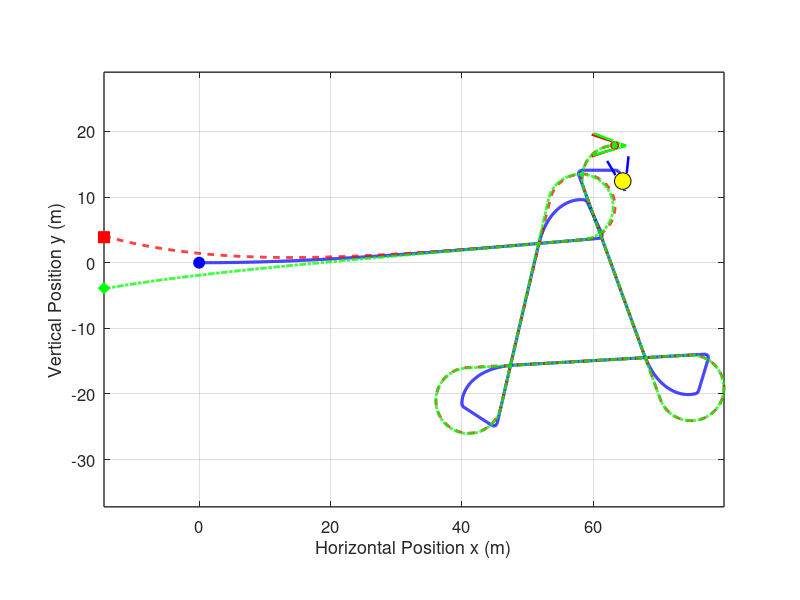

The MATLAB script that drew this image: (Note: this script raises an error after producing the figure.)
% strategy_2_realistic_radius.m
% Part 2: Cooperative Pair Hunting (Pure Pursuit + Lead Pursuit Pincer)
clear; clc; close all;
addpath(fileparts(mfilename('fullpath')));

%% 1. Model Parameters
v_p = 60 / 3.6;          % Pursuer speed (16.67 m/s)
v_e = 50 / 3.6;          % Evader speed (13.89 m/s)
R_p = 5.0;               % Pursuer min turning radius (m) - Realistic biological limit
R_e = 0.5;               % Evader min turning radius (m)

w_p_max = v_p / R_p;     % Max angular velocity of pursuer (3.33 rad/s)
w_e_max = v_e / R_e;     % Max angular velocity of evader (27.78 rad/s)

l_cap = 1.0;             % Capture radius (m)
r_det = 25.0;            % Initial detection distance (m) [15, 50]
r_jink = 2.5;            % Critical jink distance (m) - Set to optimal
tau_max = 0.6;           % Max look-ahead time for P2 lead pursuit (s)
T_max = 15.0;            % Raptor stamina limit (s)
dt = 0.005;              % Time step (s)
N = round(T_max / dt);
start_distances = [15, 20, 25, 30, 35];
flank_angles = deg2rad([15, 20, 25, 30, 35]);
strategy_root = fileparts(fileparts(mfilename('fullpath')));
plot_folder = fullfile(strategy_root, 'plots', 'realistic');
animation_folder = fullfile(strategy_root, 'animations', 'realistic');
if ~exist(plot_folder, 'dir')
    mkdir(plot_folder);
end
if ~exist(animation_folder, 'dir')
    mkdir(animation_folder);
end
final_capture_times = zeros(1, numel(start_distances));

for scenario = 1:5
r_det = start_distances(scenario);
%% 2. Initial Conditions (t = 0)
alpha = flank_angles(scenario);

% Preallocate state arrays
x_E  = zeros(1, N); y_E  = zeros(1, N); theta_E  = zeros(1, N);
x_P1 = zeros(1, N); y_P1 = zeros(1, N); theta_P1 = zeros(1, N);
x_P2 = zeros(1, N); y_P2 = zeros(1, N); theta_P2 = zeros(1, N);
d1 = zeros(1, N); d2 = zeros(1, N);
t_vec = (0:N-1) * dt;

% Evader starts at origin facing +x
x_E(1) = 0; y_E(1) = 0; theta_E(1) = 0;

% Pursuer 1 (Top/Left Flank) & Pursuer 2 (Bottom/Right Flank)
x_P1(1) = -r_det * cos(alpha);  y_P1(1) =  r_det * sin(alpha);  theta_P1(1) = 0;
x_P2(1) = -r_det * cos(-alpha); y_P2(1) =  r_det * sin(-alpha); theta_P2(1) = 0;

captured = false;
end_idx = N;

% Evasion state variables
is_jinking = false;
theta_target = 0;
optimal_angle = deg2rad(110); % Optimal inside cut angle found via sweep

%% 3. Time-Stepping Simulation Loop (Forward Euler)
for k = 1:N-1
    d1(k) = hypot(x_E(k) - x_P1(k), y_E(k) - y_P1(k));
    d2(k) = hypot(x_E(k) - x_P2(k), y_E(k) - y_P2(k));
    
    if min(d1(k), d2(k)) <= l_cap
        captured = true;
        end_idx = k;
        break;
    end
    
    % --- Pursuer 1 Control: Pure Pursuit (Direct Line-of-Sight) ---
    theta_LOS1 = atan2(y_E(k) - y_P1(k), x_E(k) - x_P1(k));
    dtheta_P1 = atan2(sin(theta_LOS1 - theta_P1(k)), cos(theta_LOS1 - theta_P1(k)));
    if abs(dtheta_P1) <= w_p_max * dt
        w_P1 = dtheta_P1 / dt;
    else
        w_P1 = w_p_max * sign(dtheta_P1);
    end
    
    % --- Pursuer 2 Control: Cooperative Lead Pursuit ---
    tau = min(tau_max, d2(k) / v_p);
    x_lead = x_E(k) + tau * v_e * cos(theta_E(k));
    y_lead = y_E(k) + tau * v_e * sin(theta_E(k));
    
    theta_LOS2 = atan2(y_lead - y_P2(k), x_lead - x_P2(k));
    dtheta_P2 = atan2(sin(theta_LOS2 - theta_P2(k)), cos(theta_LOS2 - theta_P2(k)));
    if abs(dtheta_P2) <= w_p_max * dt
        w_P2 = dtheta_P2 / dt;
    else
        w_P2 = w_p_max * sign(dtheta_P2);
    end
    
    % --- Evader Control (Inside Cut with Reset) ---
    if is_jinking && min(d1(k), d2(k)) > (r_jink + 1.5)
        is_jinking = false; % Reset to flee mode once raptor overshoots
    end

    if ~is_jinking && (d1(k) <= r_jink || d2(k) <= r_jink)
        is_jinking = true;
        if d1(k) <= d2(k)
            % Threat is P1. Inside cut 110 degrees relative to P1.
            theta_target = theta_LOS1 + optimal_angle; 
        else
            % Threat is P2. Inside cut 110 degrees relative to P2.
            theta_target = theta_LOS2 - optimal_angle; 
        end
    end

    if is_jinking
        dtheta_E = atan2(sin(theta_target - theta_E(k)), cos(theta_target - theta_E(k)));
        if abs(dtheta_E) <= w_e_max * dt
            w_E = dtheta_E / dt;
        else
            w_E = w_e_max * sign(dtheta_E);
        end
    else
        % When safe, flee along the threat bisector
        vx_threat = (x_E(k) - x_P1(k))/d1(k) + (x_E(k) - x_P2(k))/d2(k);
        vy_threat = (y_E(k) - y_P1(k))/d1(k) + (y_E(k) - y_P2(k))/d2(k);
        theta_flee = atan2(vy_threat, vx_threat);
        dtheta_E = atan2(sin(theta_flee - theta_E(k)), cos(theta_flee - theta_E(k)));
        if abs(dtheta_E) <= w_e_max * dt
            w_E = dtheta_E / dt;
        else
            w_E = w_e_max * sign(dtheta_E);
        end
    end
    
    % --- Euler Kinematic Updates ---
    x_P1(k+1) = x_P1(k) + v_p * cos(theta_P1(k)) * dt;
    y_P1(k+1) = y_P1(k) + v_p * sin(theta_P1(k)) * dt;
    theta_P1(k+1) = theta_P1(k) + w_P1 * dt;
    
    x_P2(k+1) = x_P2(k) + v_p * cos(theta_P2(k)) * dt;
    y_P2(k+1) = y_P2(k) + v_p * sin(theta_P2(k)) * dt;
    theta_P2(k+1) = theta_P2(k) + w_P2 * dt;
    
    x_E(k+1) = x_E(k) + v_e * cos(theta_E(k)) * dt;
    y_E(k+1) = y_E(k) + v_e * sin(theta_E(k)) * dt;
    theta_E(k+1) = theta_E(k) + w_E * dt;
end

d1(end_idx) = hypot(x_E(end_idx) - x_P1(end_idx), y_E(end_idx) - y_P1(end_idx));
d2(end_idx) = hypot(x_E(end_idx) - x_P2(end_idx), y_E(end_idx) - y_P2(end_idx));
final_capture_times(scenario) = t_vec(end_idx);

%% 4. Figure 1: Combined 2D Trajectory Plot (All 3 Players on Same Axis)
figure('Color', 'w', 'Position', [80, 80, 1050, 700]);
hold on; grid on; axis equal;

% Plot all 3 trajectories on the same axis
plot(x_E(1:end_idx),  y_E(1:end_idx),  'b-',  'LineWidth', 2.2, 'DisplayName', 'Evader (E)');
plot(x_P1(1:end_idx), y_P1(1:end_idx), 'r--', 'LineWidth', 2.0, 'DisplayName', 'Raptor 1 (P_1 - Pure Pursuit)');
plot(x_P2(1:end_idx), y_P2(1:end_idx), 'g-.', 'LineWidth', 2.0, 'DisplayName', 'Raptor 2 (P_2 - Lead Pursuit)');



% Plot Start Positions (t = 0)
plot(x_E(1),  y_E(1),  'bo', 'MarkerSize', 8, 'MarkerFaceColor', 'b', 'HandleVisibility', 'off');
plot(x_P1(1), y_P1(1), 'rs', 'MarkerSize', 8, 'MarkerFaceColor', 'r', 'HandleVisibility', 'off');
plot(x_P2(1), y_P2(1), 'gd', 'MarkerSize', 8, 'MarkerFaceColor', 'g', 'HandleVisibility', 'off');

% Plot Final/Capture Positions
plot(x_E(end_idx),  y_E(end_idx),  'ko', 'MarkerSize', 12, ...
    'MarkerFaceColor', 'y', 'DisplayName', 'Capture Point / End of Chase');
plot(x_P1(end_idx), y_P1(end_idx), 'ro', 'MarkerSize', 6, 'MarkerFaceColor', 'r', 'HandleVisibility', 'off');
plot(x_P2(end_idx), y_P2(end_idx), 'go', 'MarkerSize', 6, 'MarkerFaceColor', 'g', 'HandleVisibility', 'off');

% Plot Capture Radius Circle around Evader's Final Position
th_circ = linspace(0, 2*pi, 100);
plot(x_E(end_idx) + l_cap*cos(th_circ), y_E(end_idx) + l_cap*sin(th_circ), ...
    'm--', 'LineWidth', 2.2, 'DisplayName', 'Capture Radius (1.0 m)');

% Show each player's final heading as a single colored arrow.
quiver(x_E(end_idx), y_E(end_idx), cos(theta_E(end_idx)), sin(theta_E(end_idx)), ...
    1.5, 'b', 'LineWidth', 1.8, 'MaxHeadSize', 2, 'HandleVisibility', 'off');
quiver(x_P1(end_idx), y_P1(end_idx), cos(theta_P1(end_idx)), sin(theta_P1(end_idx)), ...
    1.5, 'r', 'LineWidth', 1.8, 'MaxHeadSize', 2, 'HandleVisibility', 'off');
quiver(x_P2(end_idx), y_P2(end_idx), cos(theta_P2(end_idx)), sin(theta_P2(end_idx)), ...
    1.5, 'g', 'LineWidth', 1.8, 'MaxHeadSize', 2, 'HandleVisibility', 'off');

set(gca, 'FontSize', 12, 'LineWidth', 1.0, 'Box', 'on');
xlabel('Horizontal Position x (m)', 'FontSize', 13);
ylabel('Vertical Position y (m)', 'FontSize', 13);
title(sprintf('Part 2: Pair Hunting Trajectories (r_{det} = %.0f m, t_{final} = %.2f s, Min Dist = %.2f m)', ...
    r_det, t_vec(end_idx), min([d1(1:end_idx), d2(1:end_idx)], [], 'all')), 'FontSize', 14);
legend('Location', 'best');
exportgraphics(gcf, fullfile(plot_folder, sprintf('strategy_2_trajectory_%d_realistic.png', scenario)), 'Resolution', 200);
create_trajectory_animation_2(t_vec(1:end_idx), x_E(1:end_idx), y_E(1:end_idx), ...
    theta_E(1:end_idx), x_P1(1:end_idx), y_P1(1:end_idx), theta_P1(1:end_idx), ...
    x_P2(1:end_idx), y_P2(1:end_idx), theta_P2(1:end_idx), r_det, l_cap, ...
    fullfile(animation_folder, sprintf('scenario_%d.mp4', scenario)));

%% 5. Figure 2: Separation Distance Plot
figure('Color', 'w', 'Position', [180, 120, 850, 550]);
hold on; grid on;
plot(t_vec(1:end_idx), d1(1:end_idx), 'r-', 'LineWidth', 1.8, 'DisplayName', 'd_1(t) (Raptor 1)');
plot(t_vec(1:end_idx), d2(1:end_idx), 'g-', 'LineWidth', 1.8, 'DisplayName', 'd_2(t) (Raptor 2)');
yline(l_cap, 'k--', 'Capture Threshold (l = 1.0 m)', 'LineWidth', 1.5, 'HandleVisibility', 'off');
yline(r_jink, 'b:', sprintf('Jink Trigger (r_{jink} = %.1f m)', r_jink), 'LineWidth', 1.5, 'HandleVisibility', 'off');
set(gca, 'FontSize', 12, 'LineWidth', 1.0, 'Box', 'on');
xlabel('Time t (s)', 'FontSize', 13);
ylabel('Distance to Prey (m)', 'FontSize', 13);
title(sprintf('Part 2: Pair Separation Distances vs. Time (t_{final} = %.2f s)', ...
    final_capture_times(scenario)), 'FontSize', 14);
legend('Location', 'southoutside', 'NumColumns', 2);
exportgraphics(gcf, fullfile(plot_folder, sprintf('strategy_2_separation_%d_realistic.png', scenario)), 'Resolution', 200);
close all;
end

%% 6. Jink-Distance Sweep: Capture Time Histogram
jink_distances = 1.0:0.25:8.0;
capture_times = zeros(5, numel(jink_distances));

for scenario = 1:5
    for j = 1:numel(jink_distances)
        capture_times(scenario, j) = simulate_capture_time( ...
            start_distances(scenario), flank_angles(scenario), ...
            jink_distances(j), v_p, v_e, R_p, R_e, l_cap, ...
            tau_max, T_max, dt);
    end
end

figure('Color', 'w', 'Position', [80, 80, 1200, 850]);
for scenario = 1:5
    subplot(3, 2, scenario);
    bar(jink_distances, capture_times(scenario, :), 1.0, ...
        'FaceColor', [0.25, 0.65, 0.35], 'EdgeColor', 'none');
    hold on; grid on;

    [max_capture_time, max_idx] = max(capture_times(scenario, :));
    plot(jink_distances(max_idx), max_capture_time, 'r^', ...
        'MarkerSize', 9, 'MarkerFaceColor', 'r');
    xline(jink_distances(max_idx), 'r--', 'LineWidth', 1.2);

    xlabel('Jink distance (m)');
    ylabel('Capture time (s)');
    title(sprintf('Scenario %d (r_{det} = %.0f m, t_{final} = %.2f s)', ...
        scenario, start_distances(scenario), final_capture_times(scenario)));
    legend('Capture time', sprintf('Maximum: %.2f m', jink_distances(max_idx)), ...
        'Location', 'best');
    set(gca, 'FontSize', 10, 'Box', 'on');
end

sgtitle('Strategy 2: Capture Time for a Range of Jink Distances (final times shown per scenario)');
exportgraphics(gcf, fullfile(plot_folder, 'strategy_2_jink_distance_capture_time_realistic.png'), ...
    'Resolution', 200);
close all;

fprintf('Strategy 2 maximum capture times by scenario:\n');
for scenario = 1:5
    [max_capture_time, max_idx] = max(capture_times(scenario, :));
    fprintf('  Scenario %d: %.2f m jink distance -> %.2f s capture time\n', ...
        scenario, jink_distances(max_idx), max_capture_time);
end

%% 7. Jink-Angle Sweep: Capture Time Histogram
angle_offsets = deg2rad(0:5:180);
angle_capture_times = zeros(5, numel(angle_offsets));

for scenario = 1:5
    for j = 1:numel(angle_offsets)
        angle_capture_times(scenario, j) = simulate_capture_time_angle( ...
            start_distances(scenario), flank_angles(scenario), r_jink, ...
            angle_offsets(j), v_p, v_e, R_p, R_e, l_cap, tau_max, ...
            T_max, dt);
    end
end

figure('Color', 'w', 'Position', [80, 80, 1200, 850]);
for scenario = 1:5
    subplot(3, 2, scenario);
    bar(rad2deg(angle_offsets), angle_capture_times(scenario, :), 1.0, ...
        'FaceColor', [0.75, 0.45, 0.20], 'EdgeColor', 'none');
    hold on; grid on;

    [max_capture_time, max_idx] = max(angle_capture_times(scenario, :));
    plot(rad2deg(angle_offsets(max_idx)), max_capture_time, 'r^', ...
        'MarkerSize', 9, 'MarkerFaceColor', 'r');
    xline(rad2deg(angle_offsets(max_idx)), 'r--', 'LineWidth', 1.2);

    xlabel('Jink angle offset (degrees)');
    ylabel('Capture time (s)');
    title(sprintf('Scenario %d (r_{det} = %.0f m, t_{final} = %.2f s)', ...
        scenario, start_distances(scenario), final_capture_times(scenario)));
    legend('Capture time', sprintf('Maximum: %.0f deg', ...
        rad2deg(angle_offsets(max_idx))), 'Location', 'best');
    set(gca, 'FontSize', 10, 'Box', 'on');
end

sgtitle(sprintf('Strategy 2: Capture Time by Jink Angle (r_{jink} = %.1f m)', ...
    r_jink));
exportgraphics(gcf, fullfile(plot_folder, 'strategy_2_jink_angle_capture_time_realistic.png'), ...
    'Resolution', 200);
close all;

fprintf('Strategy 2 maximum capture angles by scenario:\n');
for scenario = 1:5
    [max_capture_time, max_idx] = max(angle_capture_times(scenario, :));
    fprintf('  Scenario %d: %.0f degree angle -> %.2f s capture time\n', ...
        scenario, rad2deg(angle_offsets(max_idx)), max_capture_time);
end

function capture_time = simulate_capture_time(r_det, alpha, r_jink, ...
    v_p, v_e, R_p, R_e, l_cap, tau_max, T_max, dt)
    w_p_max = v_p / R_p;
    w_e_max = v_e / R_e;
    N = round(T_max / dt);

    x_E = 0; y_E = 0; theta_E = 0;
    x_P1 = -r_det * cos(alpha); y_P1 = r_det * sin(alpha); theta_P1 = 0;
    x_P2 = -r_det * cos(-alpha); y_P2 = r_det * sin(-alpha); theta_P2 = 0;
    capture_time = T_max;
    
    is_jinking = false;
    theta_target = 0;

    for k = 1:N-1
        d1 = hypot(x_E - x_P1, y_E - y_P1);
        d2 = hypot(x_E - x_P2, y_E - y_P2);
        if min(d1, d2) <= l_cap
            capture_time = (k - 1) * dt;
            return;
        end

        theta_LOS1 = atan2(y_E - y_P1, x_E - x_P1);
        dtheta_P1 = atan2(sin(theta_LOS1 - theta_P1), cos(theta_LOS1 - theta_P1));
        if abs(dtheta_P1) <= w_p_max * dt
            w_P1 = dtheta_P1 / dt;
        else
            w_P1 = w_p_max * sign(dtheta_P1);
        end

        tau = min(tau_max, d2 / v_p);
        x_lead = x_E + tau * v_e * cos(theta_E);
        y_lead = y_E + tau * v_e * sin(theta_E);
        theta_LOS2 = atan2(y_lead - y_P2, x_lead - x_P2);
        dtheta_P2 = atan2(sin(theta_LOS2 - theta_P2), cos(theta_LOS2 - theta_P2));
        if abs(dtheta_P2) <= w_p_max * dt
            w_P2 = dtheta_P2 / dt;
        else
            w_P2 = w_p_max * sign(dtheta_P2);
        end

        % --- Evader Control (Inside Cut with Reset) ---
        if is_jinking && min(d1, d2) > (r_jink + 1.5)
            is_jinking = false; % Reset when safe
        end

        if ~is_jinking && (d1 <= r_jink || d2 <= r_jink)
            is_jinking = true;
            if d1 <= d2
                % Threat is P1. Inside cut 110 degrees relative to P1.
                theta_target = theta_LOS1 + deg2rad(110); 
            else
                % Threat is P2. Inside cut 110 degrees relative to P2.
                theta_target = theta_LOS2 - deg2rad(110); 
            end
        end

        if is_jinking
            dtheta_E = atan2(sin(theta_target - theta_E), cos(theta_target - theta_E));
            if abs(dtheta_E) <= w_e_max * dt
                w_E = dtheta_E / dt;
            else
                w_E = w_e_max * sign(dtheta_E);
            end
        else
            vx_threat = (x_E - x_P1) / d1 + (x_E - x_P2) / d2;
            vy_threat = (y_E - y_P1) / d1 + (y_E - y_P2) / d2;
            theta_flee = atan2(vy_threat, vx_threat);
            dtheta_E = atan2(sin(theta_flee - theta_E), cos(theta_flee - theta_E));
            if abs(dtheta_E) <= w_e_max * dt
                w_E = dtheta_E / dt;
            else
                w_E = w_e_max * sign(dtheta_E);
            end
        end

        x_P1 = x_P1 + v_p * cos(theta_P1) * dt;
        y_P1 = y_P1 + v_p * sin(theta_P1) * dt;
        theta_P1 = theta_P1 + w_P1 * dt;
        x_P2 = x_P2 + v_p * cos(theta_P2) * dt;
        y_P2 = y_P2 + v_p * sin(theta_P2) * dt;
        theta_P2 = theta_P2 + w_P2 * dt;
        x_E = x_E + v_e * cos(theta_E) * dt;
        y_E = y_E + v_e * sin(theta_E) * dt;
        theta_E = theta_E + w_E * dt;
    end
end

function capture_time = simulate_capture_time_angle(r_det, alpha, r_jink, ...
    angle_offset, v_p, v_e, R_p, R_e, l_cap, tau_max, T_max, dt)
    w_p_max = v_p / R_p;
    w_e_max = v_e / R_e;
    N = round(T_max / dt);

    x_E = 0; y_E = 0; theta_E = 0;
    x_P1 = -r_det * cos(alpha); y_P1 = r_det * sin(alpha); theta_P1 = 0;
    x_P2 = -r_det * cos(-alpha); y_P2 = r_det * sin(-alpha); theta_P2 = 0;
    capture_time = T_max;
    
    is_jinking = false;
    theta_target = 0;

    for k = 1:N-1
        d1 = hypot(x_E - x_P1, y_E - y_P1);
        d2 = hypot(x_E - x_P2, y_E - y_P2);
        if min(d1, d2) <= l_cap
            capture_time = (k - 1) * dt;
            return;
        end

        theta_LOS1 = atan2(y_E - y_P1, x_E - x_P1);
        dtheta_P1 = atan2(sin(theta_LOS1 - theta_P1), cos(theta_LOS1 - theta_P1));
        if abs(dtheta_P1) <= w_p_max * dt
            w_P1 = dtheta_P1 / dt;
        else
            w_P1 = w_p_max * sign(dtheta_P1);
        end

        tau = min(tau_max, d2 / v_p);
        x_lead = x_E + tau * v_e * cos(theta_E);
        y_lead = y_E + tau * v_e * sin(theta_E);
        theta_LOS2 = atan2(y_lead - y_P2, x_lead - x_P2);
        dtheta_P2 = atan2(sin(theta_LOS2 - theta_P2), cos(theta_LOS2 - theta_P2));
        if abs(dtheta_P2) <= w_p_max * dt
            w_P2 = dtheta_P2 / dt;
        else
            w_P2 = w_p_max * sign(dtheta_P2);
        end

        % --- Evader Control (Angle Sweep with Reset) ---
        if is_jinking && min(d1, d2) > (r_jink + 1.5)
            is_jinking = false;
        end

        if ~is_jinking && (d1 <= r_jink || d2 <= r_jink)
            is_jinking = true;
            if d1 <= d2
                theta_target = theta_LOS1 + angle_offset;
            else
                theta_target = theta_LOS2 - angle_offset;
            end
        end

        if is_jinking
            dtheta_E = atan2(sin(theta_target - theta_E), cos(theta_target - theta_E));
            if abs(dtheta_E) <= w_e_max * dt
                w_E = dtheta_E / dt;
            else
                w_E = w_e_max * sign(dtheta_E);
            end
        else
            vx_threat = (x_E - x_P1) / d1 + (x_E - x_P2) / d2;
            vy_threat = (y_E - y_P1) / d1 + (y_E - y_P2) / d2;
            theta_flee = atan2(vy_threat, vx_threat);
            dtheta_E = atan2(sin(theta_flee - theta_E), cos(theta_flee - theta_E));
            if abs(dtheta_E) <= w_e_max * dt
                w_E = dtheta_E / dt;
            else
                w_E = w_e_max * sign(dtheta_E);
            end
        end

        x_P1 = x_P1 + v_p * cos(theta_P1) * dt;
        y_P1 = y_P1 + v_p * sin(theta_P1) * dt;
        theta_P1 = theta_P1 + w_P1 * dt;
        x_P2 = x_P2 + v_p * cos(theta_P2) * dt;
        y_P2 = y_P2 + v_p * sin(theta_P2) * dt;
        theta_P2 = theta_P2 + w_P2 * dt;
        x_E = x_E + v_e * cos(theta_E) * dt;
        y_E = y_E + v_e * sin(theta_E) * dt;
        theta_E = theta_E + w_E * dt;
    end
end
